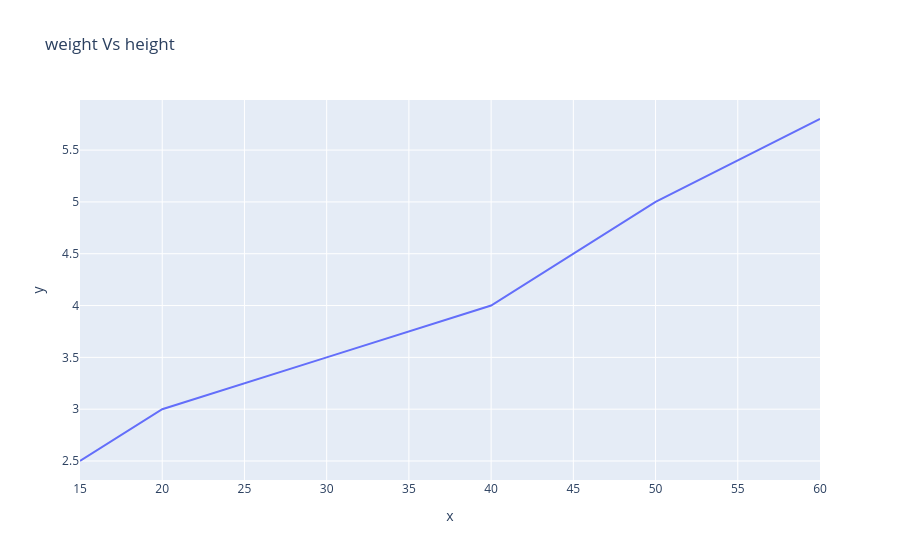

The cell this chart's notebook holds for it:
### Code cell
fig = ex.line(x=w, y=h, title="weight Vs height")
fig.show()

### Figure 1 — Plotly figure (JSON) as saved in the notebook; plotly's stock layout.template omitted (floating-point values rounded to 4 significant figures)
{"data": [{"hovertemplate": "x=%{x}<br>y=%{y}<extra></extra>", "legendgroup": "", "line": {"color": "#636efa", "dash": "solid"}, "marker": {"symbol": "circle"}, "mode": "lines", "name": "", "orientation": "v", "showlegend": false, "x": [15, 20, 30, 40, 50, 60], "xaxis": "x", "y": [2.5, 3.0, 3.5, 4.0, 5.0, 5.8], "yaxis": "y", "type": "scatter"}], "layout": {"xaxis": {"anchor": "y", "domain": [0.0, 1.0], "title": {"text": "x"}}, "yaxis": {"anchor": "x", "domain": [0.0, 1.0], "title": {"text": "y"}}, "legend": {"tracegroupgap": 0}, "title": {"text": "weight Vs height"}}}
